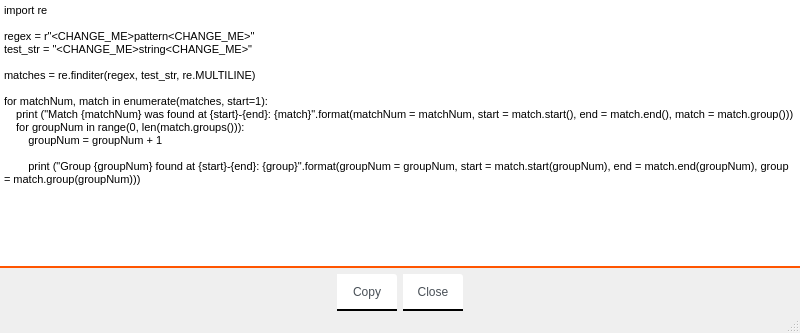
<?xml version="1.0" encoding="UTF-8"?>
<ui version="4.0">
 <class>CodeGenerator</class>
 <widget class="QMainWindow" name="CodeGenerator">
  <property name="geometry">
   <rect>
    <x>0</x>
    <y>0</y>
    <width>800</width>
    <height>333</height>
   </rect>
  </property>
  <property name="windowTitle">
   <string>PyRex Code Generaotr</string>
  </property>
  <property name="windowIcon">
   <iconset resource="src.qrc">
    <normaloff>:/icons/icons/windowIcon.png</normaloff>:/icons/icons/windowIcon.png</iconset>
  </property>
  <widget class="QWidget" name="centralwidget">
   <layout class="QVBoxLayout" name="verticalLayout">
    <property name="leftMargin">
     <number>0</number>
    </property>
    <property name="topMargin">
     <number>0</number>
    </property>
    <property name="rightMargin">
     <number>0</number>
    </property>
    <property name="bottomMargin">
     <number>0</number>
    </property>
    <item>
     <widget class="QTextEdit" name="textEdit">
      <property name="styleSheet">
       <string notr="true">border-bottom: 2px;
border-style: solid;
border-bottom-color: rgb(255, 85, 0);</string>
      </property>
      <property name="lineWidth">
       <number>1</number>
      </property>
      <property name="html">
       <string>&lt;!DOCTYPE HTML PUBLIC &quot;-//W3C//DTD HTML 4.0//EN&quot; &quot;http://www.w3.org/TR/REC-html40/strict.dtd&quot;&gt;
&lt;html&gt;&lt;head&gt;&lt;meta name=&quot;qrichtext&quot; content=&quot;1&quot; /&gt;&lt;style type=&quot;text/css&quot;&gt;
p, li { white-space: pre-wrap; }
&lt;/style&gt;&lt;/head&gt;&lt;body style=&quot; font-family:'MS Shell Dlg 2'; font-size:8.25pt; font-weight:400; font-style:normal;&quot;&gt;
&lt;p style=&quot; margin-top:0px; margin-bottom:0px; margin-left:0px; margin-right:0px; -qt-block-indent:0; text-indent:0px;&quot;&gt;&lt;span style=&quot; font-size:8pt;&quot;&gt;import re&lt;/span&gt;&lt;/p&gt;
&lt;p style=&quot;-qt-paragraph-type:empty; margin-top:0px; margin-bottom:0px; margin-left:0px; margin-right:0px; -qt-block-indent:0; text-indent:0px; font-size:8pt;&quot;&gt;&lt;br /&gt;&lt;/p&gt;
&lt;p style=&quot; margin-top:0px; margin-bottom:0px; margin-left:0px; margin-right:0px; -qt-block-indent:0; text-indent:0px;&quot;&gt;&lt;span style=&quot; font-size:8pt;&quot;&gt;regex = r&amp;quot;&amp;lt;CHANGE_ME&amp;gt;pattern&amp;lt;CHANGE_ME&amp;gt;&amp;quot;&lt;/span&gt;&lt;/p&gt;
&lt;p style=&quot; margin-top:0px; margin-bottom:0px; margin-left:0px; margin-right:0px; -qt-block-indent:0; text-indent:0px;&quot;&gt;&lt;span style=&quot; font-size:8pt;&quot;&gt;test_str = &amp;quot;&amp;lt;CHANGE_ME&amp;gt;string&amp;lt;CHANGE_ME&amp;gt;&amp;quot;&lt;/span&gt;&lt;/p&gt;
&lt;p style=&quot;-qt-paragraph-type:empty; margin-top:0px; margin-bottom:0px; margin-left:0px; margin-right:0px; -qt-block-indent:0; text-indent:0px; font-size:8pt;&quot;&gt;&lt;br /&gt;&lt;/p&gt;
&lt;p style=&quot; margin-top:0px; margin-bottom:0px; margin-left:0px; margin-right:0px; -qt-block-indent:0; text-indent:0px;&quot;&gt;&lt;span style=&quot; font-size:8pt;&quot;&gt;matches = re.finditer(regex, test_str, re.MULTILINE)&lt;/span&gt;&lt;/p&gt;
&lt;p style=&quot;-qt-paragraph-type:empty; margin-top:0px; margin-bottom:0px; margin-left:0px; margin-right:0px; -qt-block-indent:0; text-indent:0px; font-size:8pt;&quot;&gt;&lt;br /&gt;&lt;/p&gt;
&lt;p style=&quot; margin-top:0px; margin-bottom:0px; margin-left:0px; margin-right:0px; -qt-block-indent:0; text-indent:0px;&quot;&gt;&lt;span style=&quot; font-size:8pt;&quot;&gt;for matchNum, match in enumerate(matches, start=1):&lt;/span&gt;&lt;/p&gt;
&lt;p style=&quot; margin-top:0px; margin-bottom:0px; margin-left:0px; margin-right:0px; -qt-block-indent:0; text-indent:0px;&quot;&gt;&lt;span style=&quot; font-size:8pt;&quot;&gt;    print (&amp;quot;Match {matchNum} was found at {start}-{end}: {match}&amp;quot;.format(matchNum = matchNum, start = match.start(), end = match.end(), match = match.group()))&lt;/span&gt;&lt;/p&gt;
&lt;p style=&quot; margin-top:0px; margin-bottom:0px; margin-left:0px; margin-right:0px; -qt-block-indent:0; text-indent:0px;&quot;&gt;&lt;span style=&quot; font-size:8pt;&quot;&gt;    for groupNum in range(0, len(match.groups())):&lt;/span&gt;&lt;/p&gt;
&lt;p style=&quot; margin-top:0px; margin-bottom:0px; margin-left:0px; margin-right:0px; -qt-block-indent:0; text-indent:0px;&quot;&gt;&lt;span style=&quot; font-size:8pt;&quot;&gt;        groupNum = groupNum + 1&lt;/span&gt;&lt;/p&gt;
&lt;p style=&quot;-qt-paragraph-type:empty; margin-top:0px; margin-bottom:0px; margin-left:0px; margin-right:0px; -qt-block-indent:0; text-indent:0px; font-size:8pt;&quot;&gt;&lt;br /&gt;&lt;/p&gt;
&lt;p style=&quot; margin-top:0px; margin-bottom:0px; margin-left:0px; margin-right:0px; -qt-block-indent:0; text-indent:0px;&quot;&gt;&lt;span style=&quot; font-size:8pt;&quot;&gt;        print (&amp;quot;Group {groupNum} found at {start}-{end}: {group}&amp;quot;.format(groupNum = groupNum, start = match.start(groupNum), end = match.end(groupNum), group = match.group(groupNum)))&lt;/span&gt;&lt;/p&gt;&lt;/body&gt;&lt;/html&gt;</string>
      </property>
      <property name="textInteractionFlags">
       <set>Qt::TextSelectableByKeyboard|Qt::TextSelectableByMouse</set>
      </property>
     </widget>
    </item>
    <item>
     <layout class="QHBoxLayout" name="horizontalLayout">
      <property name="topMargin">
       <number>0</number>
      </property>
      <item>
       <spacer name="horizontalSpacer">
        <property name="orientation">
         <enum>Qt::Horizontal</enum>
        </property>
        <property name="sizeHint" stdset="0">
         <size>
          <width>40</width>
          <height>20</height>
         </size>
        </property>
       </spacer>
      </item>
      <item alignment="Qt::AlignHCenter|Qt::AlignVCenter">
       <widget class="QPushButton" name="CopyPushButton">
        <property name="styleSheet">
         <string notr="true">QPushButton#CopyPushButton {
	min-width:60px;
	max-width:60px;
	min-height:35;
	max-height:35;

	color: #495057;

	background:  rgba(255,255,255,100%);
	border-bottom: 2px;
	border-style: solid;
	border-bottom-color: rgba(0,0,0,.3);
	border-top-left-radius: 0px;
    border-top-right-radius: 3px;
    border-bottom-right-radius: 0px;
    border-bottom-left-radius: 0px;
}

QPushButton#CopyPushButton:hover {
    background:  rgba(255,255,255,50%);
	border-bottom-color:rgb(255, 85, 0);
}

QPushButton#CopyPushButton:pressed {
    background:  rgba(255,255,255,100%);
	border-bottom-color:rgb(255, 85, 0);
}

QPushButton#CopyPushButton:disabled {
	background:  rgba(0,0,0,.04);
	border-bottom-color: rgba(0,0,0,.15); 
}</string>
        </property>
        <property name="text">
         <string>Copy</string>
        </property>
       </widget>
      </item>
      <item alignment="Qt::AlignHCenter|Qt::AlignVCenter">
       <widget class="QPushButton" name="ClosePushButton">
        <property name="styleSheet">
         <string notr="true">QPushButton#ClosePushButton {
	min-width:60px;
	max-width:60px;
	min-height:35;
	max-height:35;

	color: #495057;

	background:  rgba(255,255,255,100%);
	border-bottom: 2px;
	border-style: solid;
	border-bottom-color: rgba(0,0,0,.3);
	border-top-left-radius: 0px;
    border-top-right-radius: 3px;
    border-bottom-right-radius: 0px;
    border-bottom-left-radius: 0px;
}

QPushButton#ClosePushButton:hover {
    background:  rgba(255,255,255,50%);
	border-bottom-color:rgb(255, 85, 0);
}

QPushButton#ClosePushButton:pressed {
    background:  rgba(255,255,255,100%);
	border-bottom-color:rgb(255, 85, 0);
}

QPushButton#ClosePushButton:disabled {
	background:  rgba(0,0,0,.04);
	border-bottom-color: rgba(0,0,0,.15); 
}</string>
        </property>
        <property name="text">
         <string>Close</string>
        </property>
       </widget>
      </item>
      <item>
       <spacer name="horizontalSpacer_2">
        <property name="orientation">
         <enum>Qt::Horizontal</enum>
        </property>
        <property name="sizeHint" stdset="0">
         <size>
          <width>40</width>
          <height>20</height>
         </size>
        </property>
       </spacer>
      </item>
     </layout>
    </item>
   </layout>
  </widget>
  <widget class="QMenuBar" name="menubar">
   <property name="geometry">
    <rect>
     <x>0</x>
     <y>0</y>
     <width>800</width>
     <height>21</height>
    </rect>
   </property>
  </widget>
  <widget class="QStatusBar" name="statusbar"/>
 </widget>
 <resources>
  <include location="src.qrc"/>
 </resources>
 <connections>
  <connection>
   <sender>ClosePushButton</sender>
   <signal>clicked()</signal>
   <receiver>CodeGenerator</receiver>
   <slot>close()</slot>
   <hints>
    <hint type="sourcelabel">
     <x>432</x>
     <y>560</y>
    </hint>
    <hint type="destinationlabel">
     <x>399</x>
     <y>299</y>
    </hint>
   </hints>
  </connection>
  <connection>
   <sender>CopyPushButton</sender>
   <signal>clicked()</signal>
   <receiver>textEdit</receiver>
   <slot>selectAll()</slot>
   <hints>
    <hint type="sourcelabel">
     <x>366</x>
     <y>560</y>
    </hint>
    <hint type="destinationlabel">
     <x>399</x>
     <y>280</y>
    </hint>
   </hints>
  </connection>
  <connection>
   <sender>CopyPushButton</sender>
   <signal>clicked()</signal>
   <receiver>textEdit</receiver>
   <slot>copy()</slot>
   <hints>
    <hint type="sourcelabel">
     <x>366</x>
     <y>560</y>
    </hint>
    <hint type="destinationlabel">
     <x>399</x>
     <y>280</y>
    </hint>
   </hints>
  </connection>
 </connections>
</ui>
